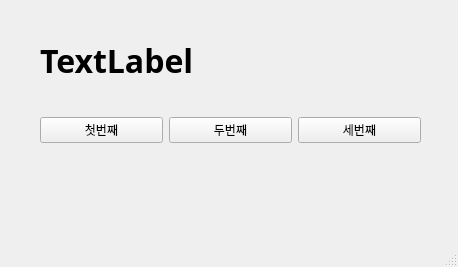
<?xml version="1.0" encoding="UTF-8"?>
<ui version="4.0">
 <class>MainWindow</class>
 <widget class="QMainWindow" name="MainWindow">
  <property name="geometry">
   <rect>
    <x>0</x>
    <y>0</y>
    <width>458</width>
    <height>267</height>
   </rect>
  </property>
  <property name="windowTitle">
   <string>MainWindow</string>
  </property>
  <widget class="QWidget" name="centralwidget">
   <widget class="QWidget" name="horizontalLayoutWidget">
    <property name="geometry">
     <rect>
      <x>40</x>
      <y>100</y>
      <width>381</width>
      <height>61</height>
     </rect>
    </property>
    <layout class="QHBoxLayout" name="horizontalLayout">
     <item>
      <widget class="QPushButton" name="pushButton">
       <property name="text">
        <string>첫번째</string>
       </property>
      </widget>
     </item>
     <item>
      <widget class="QPushButton" name="pushButton_2">
       <property name="text">
        <string>두번째</string>
       </property>
      </widget>
     </item>
     <item>
      <widget class="QPushButton" name="pushButton_3">
       <property name="text">
        <string>세번째</string>
       </property>
      </widget>
     </item>
    </layout>
   </widget>
   <widget class="QLabel" name="label">
    <property name="geometry">
     <rect>
      <x>40</x>
      <y>40</y>
      <width>371</width>
      <height>41</height>
     </rect>
    </property>
    <property name="font">
     <font>
      <family>맑은 고딕</family>
      <pointsize>24</pointsize>
      <weight>75</weight>
      <bold>true</bold>
     </font>
    </property>
    <property name="text">
     <string>TextLabel</string>
    </property>
   </widget>
  </widget>
  <widget class="QMenuBar" name="menubar">
   <property name="geometry">
    <rect>
     <x>0</x>
     <y>0</y>
     <width>458</width>
     <height>21</height>
    </rect>
   </property>
  </widget>
  <widget class="QStatusBar" name="statusbar"/>
 </widget>
 <resources/>
 <connections>
  <connection>
   <sender>pushButton</sender>
   <signal>clicked()</signal>
   <receiver>MainWindow</receiver>
   <slot>firstClick()</slot>
   <hints>
    <hint type="sourcelabel">
     <x>132</x>
     <y>155</y>
    </hint>
    <hint type="destinationlabel">
     <x>132</x>
     <y>190</y>
    </hint>
   </hints>
  </connection>
  <connection>
   <sender>pushButton_2</sender>
   <signal>clicked()</signal>
   <receiver>MainWindow</receiver>
   <slot>secondClick()</slot>
   <hints>
    <hint type="sourcelabel">
     <x>203</x>
     <y>150</y>
    </hint>
    <hint type="destinationlabel">
     <x>224</x>
     <y>186</y>
    </hint>
   </hints>
  </connection>
  <connection>
   <sender>pushButton_3</sender>
   <signal>clicked()</signal>
   <receiver>MainWindow</receiver>
   <slot>thirdClick()</slot>
   <hints>
    <hint type="sourcelabel">
     <x>363</x>
     <y>151</y>
    </hint>
    <hint type="destinationlabel">
     <x>375</x>
     <y>179</y>
    </hint>
   </hints>
  </connection>
 </connections>
 <slots>
  <slot>firstClick()</slot>
  <slot>secondClick()</slot>
  <slot>thirdClick()</slot>
 </slots>
</ui>
